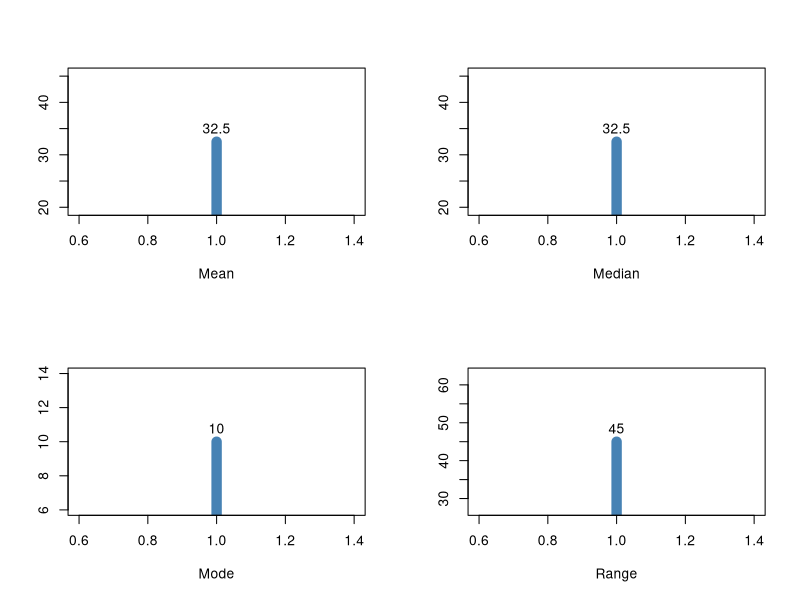

Write the R code that produced this figure.
# Create sample data
data <- c(10, 15, 20, 25, 30, 35, 40, 45, 50, 55)

# Calculate statistical measures
mean_value <- mean(data)
median_value <- median(data)
mode_value <- as.numeric(names(which.max(table(data))))
range_value <- range(data)

# Visualize the statistical measures
par(mfrow = c(2, 2))

# Mean
plot(1, mean_value, type = "h", lwd = 10, col = "steelblue", xlab = "Mean", ylab = "")
text(1, mean_value, round(mean_value, 2), pos = 3)

# Median
plot(1, median_value, type = "h", lwd = 10, col = "steelblue", xlab = "Median", ylab = "")
text(1, median_value, round(median_value, 2), pos = 3)

# Mode
plot(1, mode_value, type = "h", lwd = 10, col = "steelblue", xlab = "Mode", ylab = "")
text(1, mode_value, round(mode_value, 2), pos = 3)

# Range
plot(1, range_value[2] - range_value[1], type = "h", lwd = 10, col = "steelblue", xlab = "Range", ylab = "")
text(1, range_value[2] - range_value[1], round(range_value[2] - range_value[1], 2), pos = 3)
